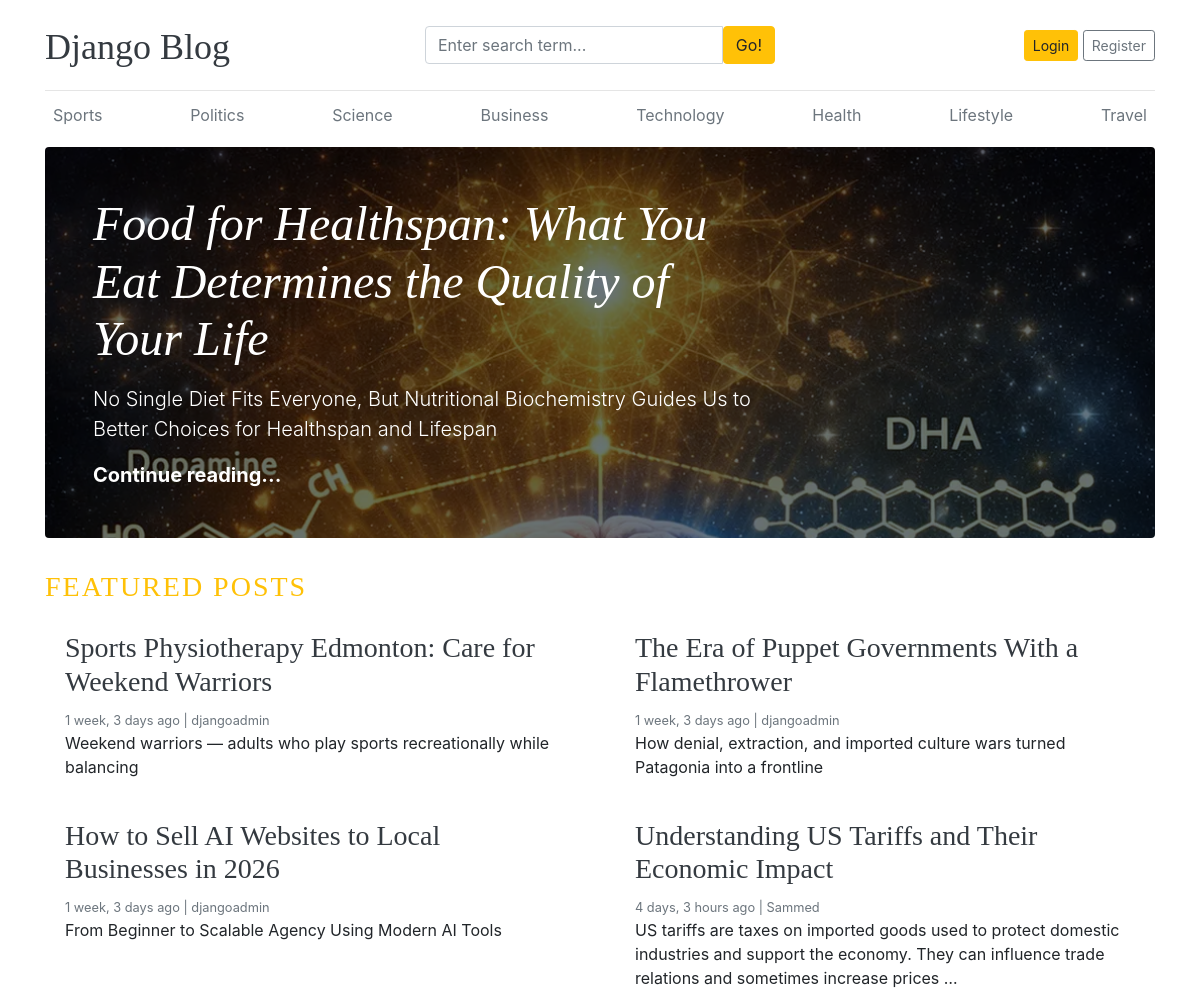
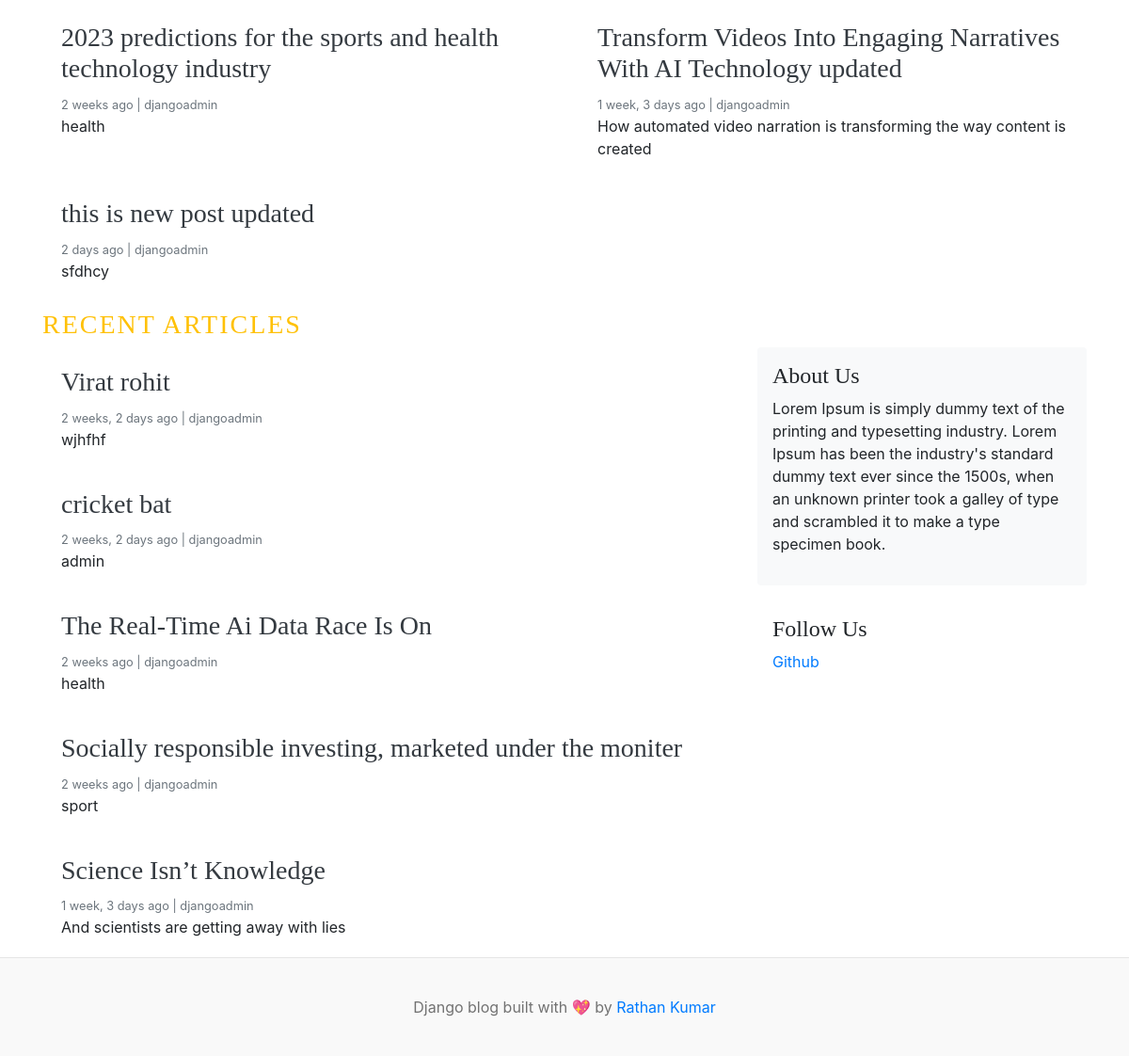
The page / on the database its author committed (2 pictures, top to bottom).
### Blogapp/models.py (models this page shows, shortened)
class Category(models.Model):
    category_name = models.CharField(max_length=50, unique=True)
    created_at = models.DateTimeField(auto_now_add=True)
    updated_at = models.DateTimeField(auto_now=True)
    class Meta:
        verbose_name_plural = 'categories'

class Blog(models.Model):
    STATUS_CHOICES = (
        ("Draft", "Draft"),
        ("Published", "Published"),
    )
    title = models.CharField(max_length=100)
    slug = models.SlugField(max_length=150, unique=True, blank=True)
    category = models.ForeignKey(Category, on_delete=models.CASCADE)
    author = models.ForeignKey(User, on_delete=models.CASCADE)
    featured_image = models.ImageField(upload_to='uploads/%Y/%m/%d')
    short_description = models.TextField(max_length=500)
    blog_body = models.TextField(max_length=2000)
    status = models.CharField(max_length=20, choices=STATUS_CHOICES, default="Draft")
    is_featured = models.BooleanField(default=False)
    created_at = models.DateTimeField(auto_now_add=True)
    updated_at = models.DateTimeField(auto_now=True)

### assignment/models.py (models this page shows, shortened)
class About(models.Model):
    about_heading = models.CharField(max_length=25)
    about_description = models.TextField(max_length=255)
    created_at = models.DateTimeField(auto_now_add=True)
    updated_at = models.DateTimeField(auto_now=True)
    class Meta:
        verbose_name_plural = 'About'

class SocialLink(models.Model):
    platform = models.CharField(max_length=25)
    link = models.URLField(max_length=100)
    created_at = models.DateTimeField(auto_now_add=True)
    updated_at = models.DateTimeField(auto_now=True)

### blogify/views.py (the view)
# urls.py: path('',home,name='home'),
def home(request):
    featured_posts = Blog.objects.filter(is_featured=True,).order_by('updated_at')
    posts = Blog.objects.filter(is_featured=False)
    try:
        about = About.objects.get()
    except:
        about = None
    context = {
        'featured_posts': featured_posts,
        'posts':posts,
        'about': about
        }
    return render(request, 'home.html', context)

### Blogapp/context_processors.py (called while the page is built)
def get_categories(request):
    categories = Category.objects.all()
    return dict(categories=categories)

def get_social_link(request):
    social_link = SocialLink.objects.all()
    return dict(social_link=social_link)

### Blogapp/templates/home.html
{% extends 'base.html' %}
{% block content %}
{% for post in featured_posts %}
{% if forloop.first %}
<div class="jumbotron p-3 p-md-5 text-white rounded bg-dark" style="background-image: url('{{ post.featured_image.url }}');
            background-blend-mode: overlay;
            background-size: cover;">
  <div class="col-md-8 px-0">
    <h1 class="display-4 font-italic">{{ post.title }}</h1>
    <p class="lead my-3">
      {{ post.short_description|truncatewords:25 }}
    </p>
    <p class="lead mb-0">
      <a href="{% url 'blogs' post.slug %}" class="text-white font-weight-bold">
        Continue reading...
      </a>
    </p>
  </div>
</div>
{% endif %}
{% endfor %}
<h3 class="text-uppercase text-warning" style="letter-spacing: 2px;">Featured Posts</h3>
<div class="row mb-2">
  {% for post in featured_posts %}
  {% if not forloop.first %}
  <div class="col-md-6">
    <div class="card border-0">
      <div class="card-body">
        <h3> <a href="{% url 'blogs' post.slug %}" class="text-dark">{{ post.title }}</a></h3>
        <small class="mb-1 text-muted">{{ post.created_at | timesince }} ago | {{ post.author }}</small>
        <p class="card-text">{{ post.short_description | truncatewords:25}}</p>
      </div>
    </div>
  </div>
  {% endif%}
  {% endfor %}
</div>
<h3 class="text-uppercase text-warning" style="letter-spacing: 2px;">Recent Articles</h3>
<main role="main" class="container p-0">
  <div class="row">
    <div class="col-md-8 blog-main">
      {% if posts %}
      {% for post in posts %}
      <div class="card border-0">
        <div class="card-body">
          <h3> <a href="{% url 'blogs' post.slug %}" class="text-dark">{{ post.title }}</a></h3>
          <small class="mb-1 text-muted">{{ post.created_at | timesince }} ago | {{ post.author }}</small>
          <p class="card-text">{{ post.short_description | truncatewords:25}}</p>
        </div>
      </div>
      {% endfor %}
      {% else %}
      <p>No recent articles available.</p>
      {% endif %}
    </div>
    <aside class="col-md-4 blog-sidebar">
      <div class="p-3 mb-3 bg-light rounded">
        <h4>{{ about.about_heading }}</h4>
        <p>
          {{ about.about_description}}
        </p>
      </div>
      {% if social_link %}
      <div class="p-3">
        <h4>Follow Us</h4>
        <ol class="list-unstyled">
          {% for i in social_link %}
          <li><a href="{{ i.link }}" target="_blank">{{ i.platform }}</a></li>
          {% endfor %}
        </ol>
      </div>
      {% endif %}
    </aside>
  </div>
</main>
</div>
{% endblock %}

### Blogapp/templates/base.html (shortened to what this page needs)
{% load static %}
<!DOCTYPE html>
<html lang="en">
<head>
    <link href="https://getbootstrap.com/docs/4.0/dist/css/bootstrap.min.css" rel="stylesheet">
    <link href="{% static 'css/blog.css' %}" rel="stylesheet">
    <link rel="stylesheet" href="https://cdnjs.cloudflare.com/ajax/libs/font-awesome/4.7.0/css/font-awesome.min.css">
  </head>
<body>
    <div class="container">
      <header class="blog-header py-3">
        <div class="row flex-nowrap justify-content-between align-items-center">
          <div class="col-4 pt-1">
            <a class="blog-header-logo text-dark" href="/">Django Blog</a>
          </div>
          <div class="col-4">
            <form action="{% url 'search' %}" method="GET">
              <div class="input-group">
                <input class="form-control" type="text" name="keyword" value="{{ keyword }}" placeholder="Enter search term..." aria-label="Enter search term..." aria-describedby="button-search" />
                <button type="submit" class="btn btn-warning" id="button-search" type="button">Go!</button>
            </div>
            </form>
          </div>
          <div class="col-4 d-flex justify-content-end align-items-center">
            {% if not user.is_authenticated %}
            <a class="btn btn-sm btn-warning" href="{% url 'login' %}">Login</a> &nbsp;
            <a class="btn btn-sm btn-outline-secondary" href="{% url 'register' %}">Register</a>
            {% else %}
            <span><a href="{% url 'dashboard' %}">Dashboard</a></span>
            &emsp;
            <span><a href="{% url 'logout' %}">Logout</a></span>
            {% endif %}
          </div>
        </div>
      </header>
      <div class="nav-scroller py-1 mb-2">
        <nav class="nav d-flex justify-content-between">
          {% for cat in categories %}
          <a class="p-2 text-muted" href="{% url 'posts_by_category' cat.id %}">{{ cat.category_name }}</a>
          {% endfor %}
        </nav>
      </div>
{% block content %}
{% endblock %}
<footer class="blog-footer">
    <p>Django blog built with 💖 by <a href="#">Rathan Kumar</a></p>
  </footer>
  </body>
  </html>

### Blogapp/static/css/blog.css (style rules this page uses)
.blog-header { border-bottom: 1px solid #e5e5e5; }
.blog-header-logo { font-family: "Playfair Display", Georgia, "Times New Roman", serif; font-size: 2.25rem; }
h1, h2, h3, h4, h5, h6 { font-family: "Playfair Display", Georgia, "Times New Roman", serif; }
.display-4 { font-size: 2.5rem; }
@media (min-width: 768px) { .display-4 { font-size: 3rem; } }
.blog-footer { padding: 2.5rem 0; color: #727272; text-align: center; background-color: #f9f9f9; border-top: .05rem solid #e5e5e5; }
.blog-footer p:last-child { margin-bottom: 0; }

### rows shown on the page
Category: category_name "Sports"
Category: category_name "Politics"
Category: category_name "Science"
Category: category_name "Business"
Category: category_name "Technology"
Category: category_name "Health"
Category: category_name "Lifestyle"
Category: category_name "Travel"
Blog: featured_image (picture), title "Food for Healthspan: What You Eat Determines the Quality of Your Life", short_description "No Single Diet Fits Everyone, But Nutritional Biochemistry Guides Us to Better Choices for Healthspan and Lifespan"
Blog: title "Sports Physiotherapy Edmonton: Care for Weekend Warriors", created_at "1 week, 3 days", author "djangoadmin", short_description "Weekend warriors — adults who play sports recreationally while balancing"
Blog: title "The Era of Puppet Governments With a Flamethrower", created_at "1 week, 3 days", author "djangoadmin", short_description "How denial, extraction, and imported culture wars turned Patagonia into a frontline"
Blog: title "How to Sell AI Websites to Local Businesses in 2026", created_at "1 week, 3 days", author "djangoadmin", short_description "From Beginner to Scalable Agency Using Modern AI Tools"
Blog: title "Understanding US Tariffs and Their Economic Impact", created_at "4 days, 3 hours", author "Sammed", short_description "US tariffs are taxes on imported goods used to protect domestic industries and support the economy. They can influence trade relations and sometimes increase prices …"
Blog: title "2023 predictions for the sports and health technology industry", created_at "2 weeks", author "djangoadmin", short_description "health"
Blog: title "Transform Videos Into Engaging Narratives With AI Technology updated", created_at "1 week, 3 days", author "djangoadmin", short_description "How automated video narration is transforming the way content is created"
Blog: title "this is new post updated", created_at "2 days", author "djangoadmin", short_description "sfdhcy"
Blog: title "Virat rohit", created_at "2 weeks, 2 days", author "djangoadmin", short_description "wjhfhf"
Blog: title "cricket bat", created_at "2 weeks, 2 days", author "djangoadmin", short_description "admin"
Blog: title "The Real-Time Ai Data Race Is On", created_at "2 weeks", author "djangoadmin", short_description "health"
Blog: title "Socially responsible investing, marketed under the moniter", created_at "2 weeks", author "djangoadmin", short_description "sport"
Blog: title "Science Isn’t Knowledge", created_at "1 week, 3 days", author "djangoadmin", short_description "And scientists are getting away with lies"
About: about_heading "About Us", about_description "Lorem Ipsum is simply dummy text of the printing and typesetting industry. Lorem Ipsum has been the industry's standard dummy text ever since the 1500s, when an unknown printer took a galley of type and scrambled it to make a type specimen book."
SocialLink: platform "Github"
